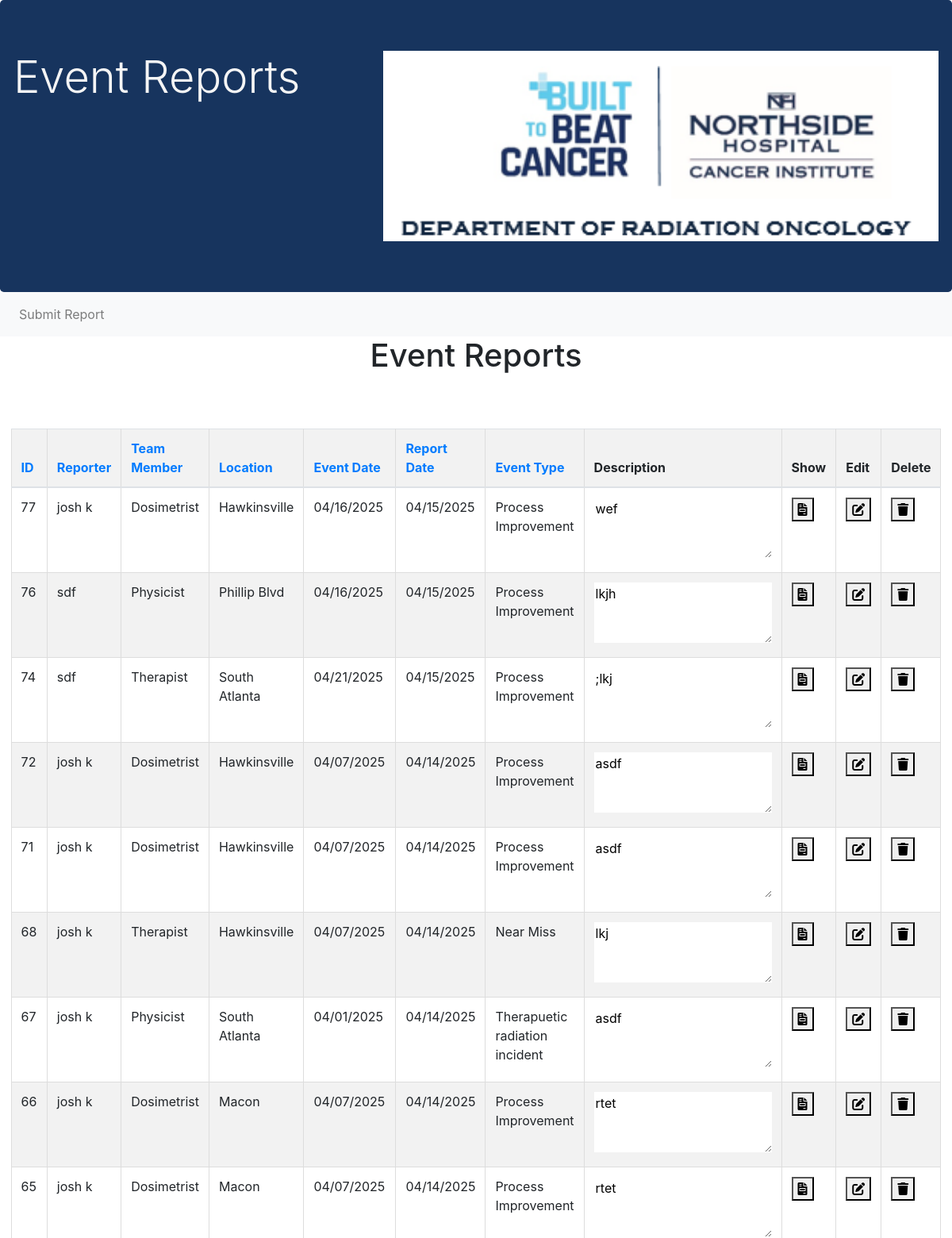
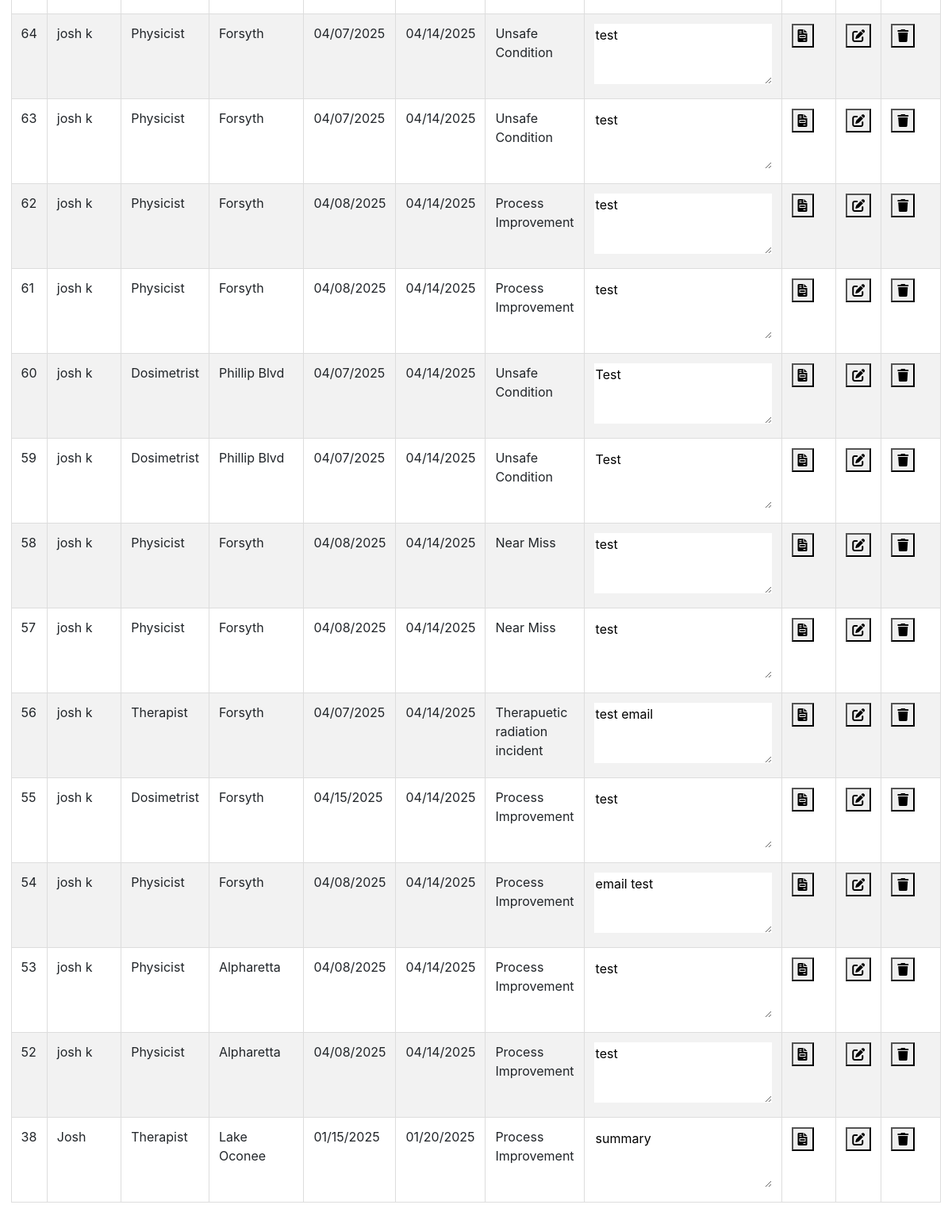
Screenshot of /showReports/ (signed in) with the database file from the repository (2 pictures, top to bottom).
### Report/models.py (models this page shows, shortened)
class IncidentReport(models.Model):
    Name = models.CharField(max_length=25, null = True)
    TeamMember = models.CharField(max_length=25, null = True)
    Location = models.CharField(max_length=300, null = False, default = " ")
    ReportDate = models.DateTimeField(auto_now_add=True)
    IncidentDate = models.DateTimeField(auto_now_add=False)
    PatientName = models.CharField(max_length=30, default = '')
    PatientMRN = models.CharField(max_length=30, default = '')
    IncidentType = models.CharField(max_length=30, default = '')
    StageOfCatch = models.CharField(max_length=35, null = True, blank = True)
    IncidentDescription  =  models.CharField(max_length=300)

### Report/views.py (the view)
# urls.py: path('showReports/', views.showReports, name='showReports'),
def showReports(request):
    orderBy = request.GET.get('order_by', '-ReportDate')
    reports = IncidentReport.objects.all().order_by(orderBy)
    return render(request, 'showReports.html', {'reports':reports})

### Report/templates/showReports.html (shortened to what this page needs)
{% extends 'base.html'%}
{% block content%}
</head>
<h1 class = "text-center  mb-5">Event Reports</h1>
<table border = "1" class = "table ">
{% if user.is_authenticated %}
<table border = "1" class = "table ">
    <thead><th><a href="?order_by=id">ID</a><th><a href="?order_by=Name">Reporter</a></th><th><a href="?order_by=TeamMember">Team Member</a></th><th><a href="?order_by=Location">Location</a></th><th><a href="?order_by=IncidentDate">Event Date</a></th><th><a href="?order_by=ReportDate">Report Date</a></th><th><a href="?order_by=IncidentType">Event Type</a></th><th>Description</th></th><th>Show</th><th>Edit</th><th>Delete</th></thead>
<tbody>
{%for report in reports%}
    <tr class="{% if forloop.counter|divisibleby:2 %}even{% else %}odd{% endif %}">
        {%include 'showReportBase.html'%}
    </tr>
{% endfor %}
</tbody>
</table>
{% else %}
<div class = "text-center">
    <h1>Please Login to see Reports</h1>
</div>
{%endif%}
{%endblock%}

### Report/templates/showReportBase.html (shortened to what this page needs)
   <td>{{report.id}}</td>
   <td>{{report.Name}}</td>
   <td>{{report.TeamMember}}</td>
   <td>{{report.Location}}</td>
   <td>{{report.IncidentDate|date:'m/d/Y'}}</td>
   <td>{{report.ReportDate|date:'m/d/Y'}}</td>
   <td>{{report.IncidentType}}</td>
    <td><textarea rows="3" cols="20" readonly style="border: none">{{report.IncidentDescription}}</textarea></td>
    <td>
      <form action="{% url 'showSingleReport' report.pk %}" method="get" style="display:inline;">
         <button class="show"  role="button"><i class="fas fa-file-invoice"></i></button>
      </form></td>
    <td>
    <form action="{% url 'editReport' report.pk %}" method="get" style="display:inline;">
       <button class="edit"  role="button"><i class="fa fa-edit"></i></button>
    </form></td>
    <td>
    <form action="{% url 'deleteReport' report.pk %}" method="post" style="display:inline;">
      <button class="delete"  onclick="return confirm('Are you sure you want to delete this entry?')" role="button"><i class="fa fa-trash"></i></button>
  </form></td>

### Report/templates/base.html (style rules this page uses)
td { padding: 8px; }
table { margin-left: 30px; }
body { margin-bottom: 100px; }

### Report/templates/showReports.html (style rules this page uses)
table { border-collapse: collapse; width: 100%; max-width: 1000px; margin: 20px auto; }
th, td { border: 1px solid #ddd; padding: 12px; text-align: left; }
th { background-color: #f2f2f2; font-weight: bold; }
.even { background-color: #f2f2f2; }
.odd { background-color: #ffffff; }
th, td { width: auto; }

### Report/templates/showReportBase.html (style rules this page uses)
tr:nth-child(odd) { background-color: #ffffff; }

### rows the page displays
IncidentReport: id "77", Name "josh k", TeamMember "Dosimetrist", Location "Hawkinsville", IncidentDate "04/16/2025", ReportDate "04/15/2025", IncidentType "Process Improvement", IncidentDescription "wef"
IncidentReport: id "76", Name "sdf", TeamMember "Physicist", Location "Phillip Blvd", IncidentDate "04/16/2025", ReportDate "04/15/2025", IncidentType "Process Improvement", IncidentDescription "lkjh"
IncidentReport: id "74", Name "sdf", TeamMember "Therapist", Location "South Atlanta", IncidentDate "04/21/2025", ReportDate "04/15/2025", IncidentType "Process Improvement", IncidentDescription ";lkj"
IncidentReport: id "72", Name "josh k", TeamMember "Dosimetrist", Location "Hawkinsville", IncidentDate "04/07/2025", ReportDate "04/14/2025", IncidentType "Process Improvement", IncidentDescription "asdf"
IncidentReport: id "71", Name "josh k", TeamMember "Dosimetrist", Location "Hawkinsville", IncidentDate "04/07/2025", ReportDate "04/14/2025", IncidentType "Process Improvement", IncidentDescription "asdf"
IncidentReport: id "68", Name "josh k", TeamMember "Therapist", Location "Hawkinsville", IncidentDate "04/07/2025", ReportDate "04/14/2025", IncidentType "Near Miss", IncidentDescription "lkj"
IncidentReport: id "67", Name "josh k", TeamMember "Physicist", Location "South Atlanta", IncidentDate "04/01/2025", ReportDate "04/14/2025", IncidentType "Therapuetic radiation incident", IncidentDescription "asdf"
IncidentReport: id "66", Name "josh k", TeamMember "Dosimetrist", Location "Macon", IncidentDate "04/07/2025", ReportDate "04/14/2025", IncidentType "Process Improvement", IncidentDescription "rtet"
IncidentReport: id "65", Name "josh k", TeamMember "Dosimetrist", Location "Macon", IncidentDate "04/07/2025", ReportDate "04/14/2025", IncidentType "Process Improvement", IncidentDescription "rtet"
IncidentReport: id "64", Name "josh k", TeamMember "Physicist", Location "Forsyth", IncidentDate "04/07/2025", ReportDate "04/14/2025", IncidentType "Unsafe Condition", IncidentDescription "test"
IncidentReport: id "63", Name "josh k", TeamMember "Physicist", Location "Forsyth", IncidentDate "04/07/2025", ReportDate "04/14/2025", IncidentType "Unsafe Condition", IncidentDescription "test"
IncidentReport: id "62", Name "josh k", TeamMember "Physicist", Location "Forsyth", IncidentDate "04/08/2025", ReportDate "04/14/2025", IncidentType "Process Improvement", IncidentDescription "test"
IncidentReport: id "61", Name "josh k", TeamMember "Physicist", Location "Forsyth", IncidentDate "04/08/2025", ReportDate "04/14/2025", IncidentType "Process Improvement", IncidentDescription "test"
IncidentReport: id "60", Name "josh k", TeamMember "Dosimetrist", Location "Phillip Blvd", IncidentDate "04/07/2025", ReportDate "04/14/2025", IncidentType "Unsafe Condition", IncidentDescription "Test"
IncidentReport: id "59", Name "josh k", TeamMember "Dosimetrist", Location "Phillip Blvd", IncidentDate "04/07/2025", ReportDate "04/14/2025", IncidentType "Unsafe Condition", IncidentDescription "Test"
IncidentReport: id "58", Name "josh k", TeamMember "Physicist", Location "Forsyth", IncidentDate "04/08/2025", ReportDate "04/14/2025", IncidentType "Near Miss", IncidentDescription "test"
IncidentReport: id "57", Name "josh k", TeamMember "Physicist", Location "Forsyth", IncidentDate "04/08/2025", ReportDate "04/14/2025", IncidentType "Near Miss", IncidentDescription "test"
IncidentReport: id "56", Name "josh k", TeamMember "Therapist", Location "Forsyth", IncidentDate "04/07/2025", ReportDate "04/14/2025", IncidentType "Therapuetic radiation incident", IncidentDescription "test email"
IncidentReport: id "55", Name "josh k", TeamMember "Dosimetrist", Location "Forsyth", IncidentDate "04/15/2025", ReportDate "04/14/2025", IncidentType "Process Improvement", IncidentDescription "test"
IncidentReport: id "54", Name "josh k", TeamMember "Physicist", Location "Forsyth", IncidentDate "04/08/2025", ReportDate "04/14/2025", IncidentType "Process Improvement", IncidentDescription "email test"
IncidentReport: id "53", Name "josh k", TeamMember "Physicist", Location "Alpharetta", IncidentDate "04/08/2025", ReportDate "04/14/2025", IncidentType "Process Improvement", IncidentDescription "test"
IncidentReport: id "52", Name "josh k", TeamMember "Physicist", Location "Alpharetta", IncidentDate "04/08/2025", ReportDate "04/14/2025", IncidentType "Process Improvement", IncidentDescription "test"
IncidentReport: id "38", Name "Josh", TeamMember "Therapist", Location "Lake Oconee", IncidentDate "01/15/2025", ReportDate "01/20/2025", IncidentType "Process Improvement", IncidentDescription "summary"
